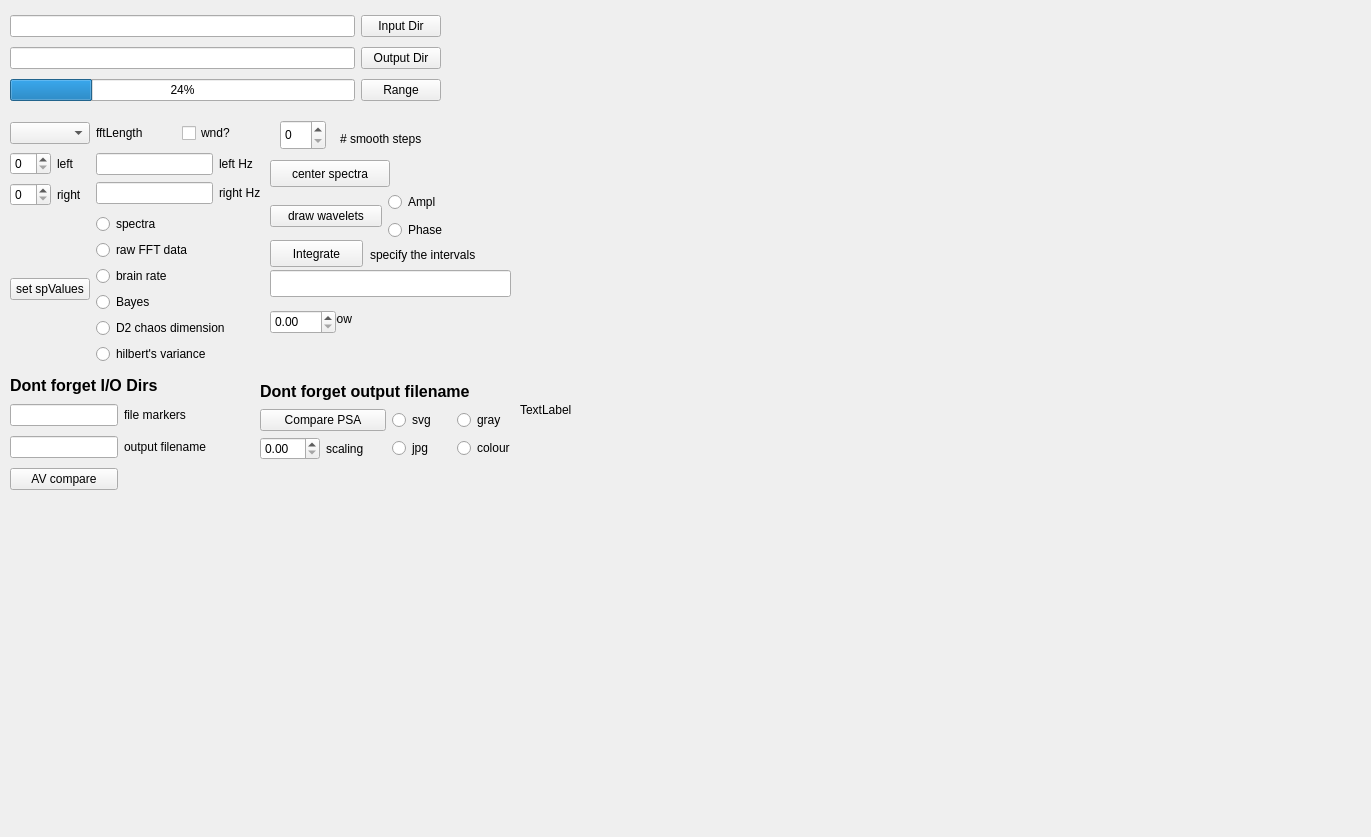
<?xml version="1.0" encoding="UTF-8"?>
<ui version="4.0">
 <class>Spectre</class>
 <widget class="QWidget" name="Spectre">
  <property name="geometry">
   <rect>
    <x>0</x>
    <y>0</y>
    <width>1371</width>
    <height>837</height>
   </rect>
  </property>
  <property name="windowTitle">
   <string>Form</string>
  </property>
  <widget class="QLabel" name="label_7">
   <property name="geometry">
    <rect>
     <x>10</x>
     <y>370</y>
     <width>220</width>
     <height>30</height>
    </rect>
   </property>
   <property name="font">
    <font>
     <pointsize>12</pointsize>
     <weight>75</weight>
     <bold>true</bold>
    </font>
   </property>
   <property name="text">
    <string>Dont forget I/O Dirs</string>
   </property>
  </widget>
  <widget class="QWidget" name="layoutWidget">
   <property name="geometry">
    <rect>
     <x>10</x>
     <y>400</y>
     <width>221</width>
     <height>95</height>
    </rect>
   </property>
   <layout class="QGridLayout" name="gridLayout_5">
    <item row="0" column="0">
     <widget class="QLineEdit" name="lineEdit_m1"/>
    </item>
    <item row="0" column="1">
     <widget class="QLabel" name="label_5">
      <property name="text">
       <string>file markers</string>
      </property>
     </widget>
    </item>
    <item row="1" column="0">
     <widget class="QLineEdit" name="lineEdit_m2"/>
    </item>
    <item row="1" column="1">
     <widget class="QLabel" name="label_6">
      <property name="text">
       <string>output filename</string>
      </property>
     </widget>
    </item>
    <item row="2" column="0">
     <widget class="QPushButton" name="avButton">
      <property name="text">
       <string>AV compare</string>
      </property>
     </widget>
    </item>
    <item row="2" column="1">
     <spacer name="horizontalSpacer">
      <property name="orientation">
       <enum>Qt::Horizontal</enum>
      </property>
      <property name="sizeHint" stdset="0">
       <size>
        <width>40</width>
        <height>20</height>
       </size>
      </property>
     </spacer>
    </item>
   </layout>
  </widget>
  <widget class="QWidget" name="layoutWidget">
   <property name="geometry">
    <rect>
     <x>10</x>
     <y>11</y>
     <width>431</width>
     <height>95</height>
    </rect>
   </property>
   <layout class="QGridLayout" name="gridLayout_4">
    <item row="0" column="0">
     <widget class="QLineEdit" name="lineEdit_1"/>
    </item>
    <item row="0" column="1">
     <widget class="QPushButton" name="inputBroswe">
      <property name="text">
       <string>Input Dir</string>
      </property>
     </widget>
    </item>
    <item row="1" column="0">
     <widget class="QLineEdit" name="lineEdit_2"/>
    </item>
    <item row="1" column="1">
     <widget class="QPushButton" name="outputBroswe">
      <property name="text">
       <string>Output Dir</string>
      </property>
     </widget>
    </item>
    <item row="2" column="0">
     <widget class="QProgressBar" name="progressBar">
      <property name="value">
       <number>24</number>
      </property>
     </widget>
    </item>
    <item row="2" column="1">
     <widget class="QPushButton" name="rangeButton">
      <property name="text">
       <string>Range</string>
      </property>
     </widget>
    </item>
   </layout>
  </widget>
  <widget class="QPushButton" name="integrateButton">
   <property name="geometry">
    <rect>
     <x>270</x>
     <y>240</y>
     <width>93</width>
     <height>27</height>
    </rect>
   </property>
   <property name="text">
    <string>Integrate</string>
   </property>
  </widget>
  <widget class="QLineEdit" name="integrateLineEdit">
   <property name="geometry">
    <rect>
     <x>270</x>
     <y>270</y>
     <width>241</width>
     <height>27</height>
    </rect>
   </property>
  </widget>
  <widget class="QLabel" name="label_12">
   <property name="geometry">
    <rect>
     <x>370</x>
     <y>240</y>
     <width>141</width>
     <height>30</height>
    </rect>
   </property>
   <property name="text">
    <string>specify the intervals</string>
   </property>
  </widget>
  <widget class="QLabel" name="label_4">
   <property name="geometry">
    <rect>
     <x>340</x>
     <y>130</y>
     <width>105</width>
     <height>17</height>
    </rect>
   </property>
   <property name="text">
    <string># smooth steps</string>
   </property>
  </widget>
  <widget class="QSpinBox" name="smoothBox">
   <property name="geometry">
    <rect>
     <x>280</x>
     <y>120</y>
     <width>46</width>
     <height>30</height>
    </rect>
   </property>
  </widget>
  <widget class="QLabel" name="specLabel">
   <property name="geometry">
    <rect>
     <x>520</x>
     <y>10</y>
     <width>800</width>
     <height>800</height>
    </rect>
   </property>
   <property name="text">
    <string>TextLabel</string>
   </property>
  </widget>
  <widget class="QPushButton" name="centerButton">
   <property name="geometry">
    <rect>
     <x>270</x>
     <y>160</y>
     <width>120</width>
     <height>27</height>
    </rect>
   </property>
   <property name="text">
    <string>center spectra</string>
   </property>
  </widget>
  <widget class="QWidget" name="layoutWidget">
   <property name="geometry">
    <rect>
     <x>10</x>
     <y>120</y>
     <width>251</width>
     <height>249</height>
    </rect>
   </property>
   <layout class="QGridLayout" name="gridLayout_3">
    <item row="0" column="0" colspan="2">
     <widget class="QComboBox" name="fftComboBox"/>
    </item>
    <item row="0" column="2">
     <layout class="QHBoxLayout" name="horizontalLayout">
      <item>
       <widget class="QLabel" name="label">
        <property name="text">
         <string>fftLength</string>
        </property>
       </widget>
      </item>
      <item>
       <widget class="QCheckBox" name="wndCheckBox">
        <property name="text">
         <string>wnd?</string>
        </property>
       </widget>
      </item>
     </layout>
    </item>
    <item row="1" column="0">
     <widget class="QSpinBox" name="leftSpinBox"/>
    </item>
    <item row="1" column="1">
     <widget class="QLabel" name="label_2">
      <property name="text">
       <string>left</string>
      </property>
     </widget>
    </item>
    <item row="1" column="2" rowspan="2">
     <layout class="QGridLayout" name="gridLayout_2">
      <item row="0" column="0">
       <widget class="QLineEdit" name="leftHzEdit"/>
      </item>
      <item row="0" column="1">
       <widget class="QLabel" name="label_9">
        <property name="text">
         <string>left Hz</string>
        </property>
       </widget>
      </item>
      <item row="1" column="0">
       <widget class="QLineEdit" name="rightHzEdit"/>
      </item>
      <item row="1" column="1">
       <widget class="QLabel" name="label_10">
        <property name="text">
         <string>right Hz</string>
        </property>
       </widget>
      </item>
     </layout>
    </item>
    <item row="2" column="0">
     <widget class="QSpinBox" name="rightSpinBox"/>
    </item>
    <item row="2" column="1">
     <widget class="QLabel" name="label_3">
      <property name="text">
       <string>right</string>
      </property>
     </widget>
    </item>
    <item row="3" column="0" colspan="2">
     <layout class="QVBoxLayout" name="verticalLayout">
      <item>
       <widget class="QPushButton" name="countButton">
        <property name="text">
         <string>set spValues</string>
        </property>
       </widget>
      </item>
     </layout>
    </item>
    <item row="3" column="2">
     <layout class="QVBoxLayout" name="verticalLayout_2">
      <item>
       <widget class="QRadioButton" name="spectraRadioButton">
        <property name="text">
         <string>spectra</string>
        </property>
       </widget>
      </item>
      <item>
       <widget class="QRadioButton" name="rawFourierRadioButton">
        <property name="text">
         <string>raw FFT data</string>
        </property>
       </widget>
      </item>
      <item>
       <widget class="QRadioButton" name="brainRateRadioButton">
        <property name="text">
         <string>brain rate</string>
        </property>
       </widget>
      </item>
      <item>
       <widget class="QRadioButton" name="bayesRadioButton">
        <property name="text">
         <string>Bayes</string>
        </property>
       </widget>
      </item>
      <item>
       <widget class="QRadioButton" name="d2RadioButton">
        <property name="text">
         <string>D2 chaos dimension</string>
        </property>
       </widget>
      </item>
      <item>
       <widget class="QRadioButton" name="hilbertsVarRadioButton">
        <property name="text">
         <string>hilbert's variance</string>
        </property>
       </widget>
      </item>
     </layout>
    </item>
   </layout>
  </widget>
  <widget class="QWidget" name="layoutWidget">
   <property name="geometry">
    <rect>
     <x>270</x>
     <y>190</y>
     <width>230</width>
     <height>52</height>
    </rect>
   </property>
   <layout class="QHBoxLayout" name="horizontalLayout_2">
    <item>
     <widget class="QPushButton" name="waveletsPushButton">
      <property name="text">
       <string>draw wavelets</string>
      </property>
     </widget>
    </item>
    <item>
     <layout class="QVBoxLayout" name="verticalLayout_3">
      <item>
       <widget class="QRadioButton" name="amplitudeWaveletButton">
        <property name="text">
         <string>Ampl</string>
        </property>
       </widget>
      </item>
      <item>
       <widget class="QRadioButton" name="phaseWaveletButton">
        <property name="text">
         <string>Phase</string>
        </property>
       </widget>
      </item>
     </layout>
    </item>
   </layout>
  </widget>
  <widget class="QWidget" name="layoutWidget">
   <property name="geometry">
    <rect>
     <x>260</x>
     <y>380</y>
     <width>257</width>
     <height>80</height>
    </rect>
   </property>
   <layout class="QGridLayout" name="gridLayout">
    <item row="0" column="0" colspan="4">
     <widget class="QLabel" name="label_8">
      <property name="font">
       <font>
        <pointsize>12</pointsize>
        <weight>75</weight>
        <bold>true</bold>
       </font>
      </property>
      <property name="text">
       <string>Dont forget output filename</string>
      </property>
     </widget>
    </item>
    <item row="1" column="0" colspan="2">
     <widget class="QPushButton" name="psaButton">
      <property name="text">
       <string>Compare PSA</string>
      </property>
     </widget>
    </item>
    <item row="1" column="2">
     <widget class="QRadioButton" name="svgButton">
      <property name="text">
       <string>svg</string>
      </property>
     </widget>
    </item>
    <item row="1" column="3">
     <widget class="QRadioButton" name="grayRadioButton">
      <property name="text">
       <string>gray</string>
      </property>
     </widget>
    </item>
    <item row="2" column="0">
     <widget class="QDoubleSpinBox" name="scalingDoubleSpinBox"/>
    </item>
    <item row="2" column="1">
     <widget class="QLabel" name="label_11">
      <property name="text">
       <string>scaling</string>
      </property>
     </widget>
    </item>
    <item row="2" column="2">
     <widget class="QRadioButton" name="jpgButton">
      <property name="text">
       <string>jpg</string>
      </property>
     </widget>
    </item>
    <item row="2" column="3">
     <widget class="QRadioButton" name="colourRadioButton">
      <property name="text">
       <string>colour</string>
      </property>
     </widget>
    </item>
   </layout>
  </widget>
  <widget class="QLabel" name="label_13">
   <property name="geometry">
    <rect>
     <x>330</x>
     <y>310</y>
     <width>105</width>
     <height>17</height>
    </rect>
   </property>
   <property name="text">
    <string>pow</string>
   </property>
  </widget>
  <widget class="QDoubleSpinBox" name="powDoubleSpinBox">
   <property name="geometry">
    <rect>
     <x>270</x>
     <y>310</y>
     <width>66</width>
     <height>24</height>
    </rect>
   </property>
  </widget>
 </widget>
 <resources/>
 <connections/>
</ui>
